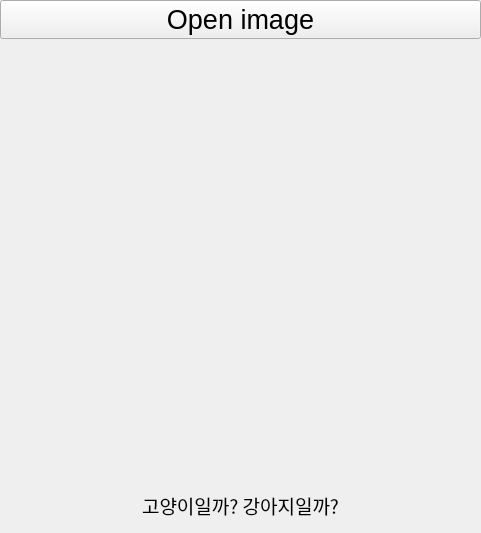
<?xml version="1.0" encoding="UTF-8"?>
<ui version="4.0">
 <class>Form</class>
 <widget class="QWidget" name="Form">
  <property name="geometry">
   <rect>
    <x>0</x>
    <y>0</y>
    <width>481</width>
    <height>533</height>
   </rect>
  </property>
  <property name="windowTitle">
   <string>Form</string>
  </property>
  <layout class="QVBoxLayout" name="verticalLayout" stretch="1,8,1">
   <property name="spacing">
    <number>0</number>
   </property>
   <property name="leftMargin">
    <number>0</number>
   </property>
   <property name="topMargin">
    <number>0</number>
   </property>
   <property name="rightMargin">
    <number>0</number>
   </property>
   <property name="bottomMargin">
    <number>0</number>
   </property>
   <item>
    <widget class="QPushButton" name="btn_open">
     <property name="font">
      <font>
       <pointsize>20</pointsize>
      </font>
     </property>
     <property name="text">
      <string>Open image</string>
     </property>
    </widget>
   </item>
   <item>
    <widget class="QLabel" name="lbl_image">
     <property name="font">
      <font>
       <pointsize>15</pointsize>
      </font>
     </property>
     <property name="text">
      <string/>
     </property>
     <property name="pixmap">
      <pixmap>../datasets/cat_dog/train/cat.9.jpg</pixmap>
     </property>
     <property name="scaledContents">
      <bool>true</bool>
     </property>
    </widget>
   </item>
   <item>
    <widget class="QLabel" name="label_result">
     <property name="font">
      <font>
       <family>Cascadia Code</family>
       <pointsize>14</pointsize>
      </font>
     </property>
     <property name="text">
      <string>고양이일까? 강아지일까?</string>
     </property>
     <property name="alignment">
      <set>Qt::AlignCenter</set>
     </property>
    </widget>
   </item>
  </layout>
 </widget>
 <resources/>
 <connections/>
</ui>
